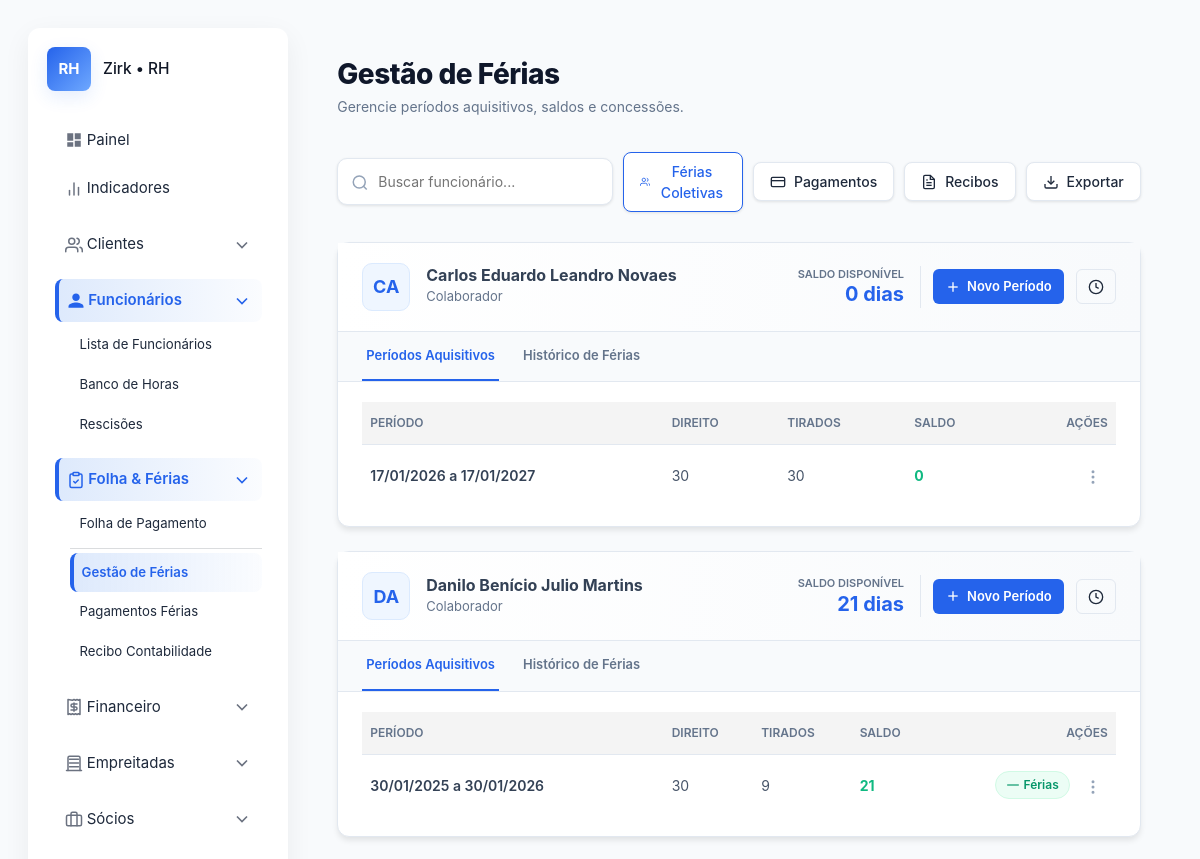
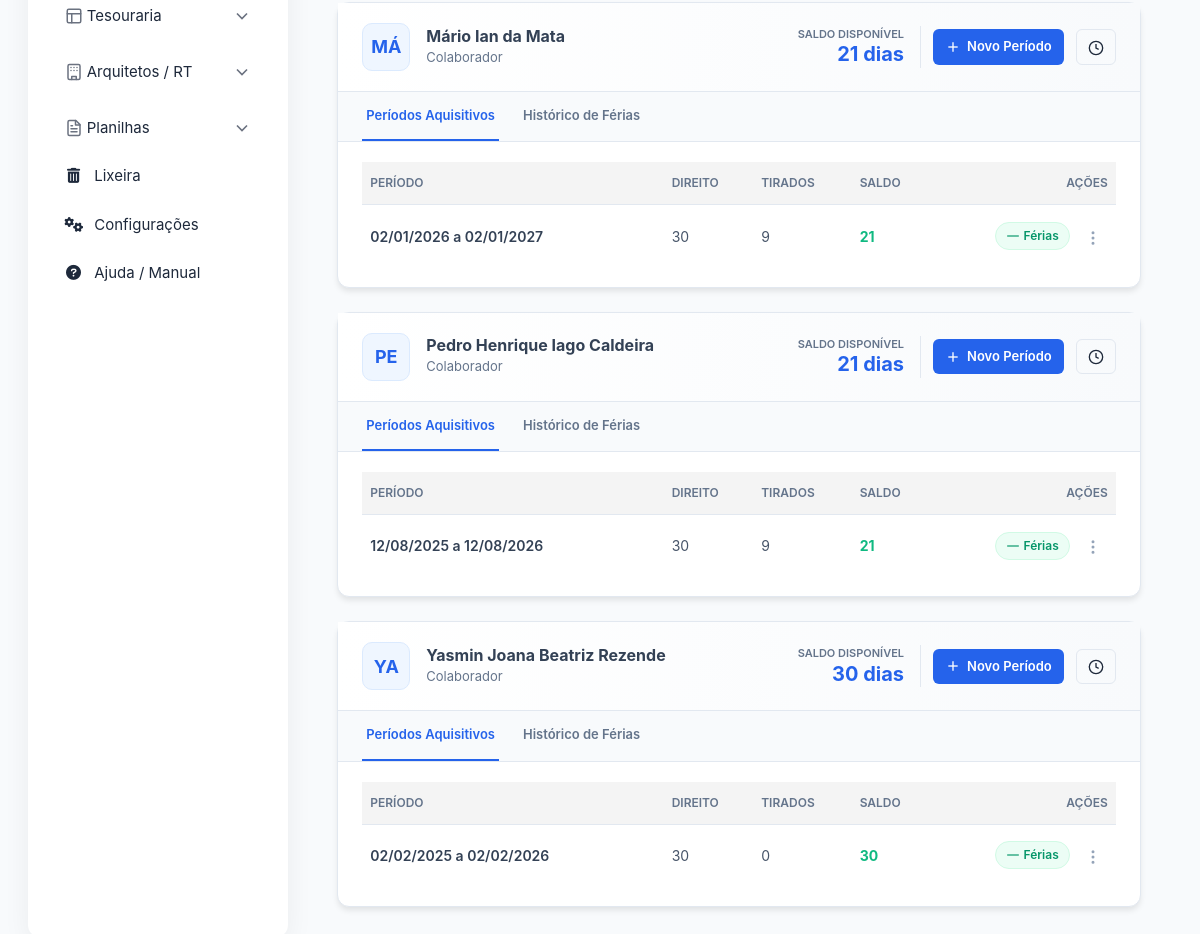
Screenshot of /ferias/ (signed in) with the database file from the repository (2 pictures, top to bottom).
### apps/funcionarios/models.py (models this page shows)
class Funcionario(SoftDeleteMixin):
    nome = models.CharField(max_length=200)
    data_nascimento = models.DateField(null=True, blank=True)
    natural_de = models.CharField(max_length=100, blank=True, null=True)
    sexo = models.CharField(
        max_length=1,
        choices=Sexo.choices,
        default=Sexo.OUTRO)
    grau_instrucao = models.IntegerField(choices=GrauInstrucao.choices, null=True, blank=True)
    estado_civil = models.CharField(max_length=3, choices=EstadoCivil.choices, blank=True, null=True)
    conjuge = models.CharField(max_length=200, blank=True, null=True)
    nome_pai = models.CharField(max_length=200, blank=True, null=True)
    nome_mae = models.CharField(max_length=200, blank=True, null=True)
    numero_filhos = models.PositiveIntegerField(default=0)
    def __str__(self):
        return self.nome

### apps/ferias/models.py (models this page shows, shortened)
class PeriodoAquisitivo(SoftDeleteMixin):
    funcionario = models.ForeignKey(Funcionario, on_delete=models.CASCADE, related_name='periodos_aquisitivos')
    data_inicio = models.DateField()
    data_fim = models.DateField()
    dias_direito = models.PositiveIntegerField(default=30)
    def __str__(self):
        return f"{self.funcionario.nome} - {self.data_inicio:%d/%m/%Y} a {self.data_fim:%d/%m/%Y}"
    def dias_gozados(self):
        total = 0
        for f in self.ferias_registradas.all(): #type: ignore
            total += max(0, (f.dias_tirados+ (f.faltas_justificadas_descontadas or 0)))
        return total
    def saldo_restante(self):
        saldo = self.dias_direito - self.dias_gozados()
        return max(0, saldo)

class Ferias(SoftDeleteMixin):
    periodo = models.ForeignKey(PeriodoAquisitivo, on_delete=models.CASCADE, related_name='ferias_registradas')
    dias_tirados = models.PositiveIntegerField()
    faltas_justificadas_descontadas = models.PositiveIntegerField(default=0)
    observacoes = models.TextField(blank=True)
    ferias_no_recesso_final_ano = models.PositiveIntegerField(default=0)
    ferias_no_carnaval = models.PositiveIntegerField(default=0)
    criado_em = models.DateTimeField(auto_now_add=True)

### apps/ferias/views.py (the view)
# urls.py: path('', views.listar_funcionarios, name='listar_funcionarios'),
@login_required
def listar_funcionarios(request):
    funcionarios = (
        Funcionario.objects
        .select_related("banco_horas")
        .prefetch_related("periodos_aquisitivos__ferias_registradas")
        .order_by("nome")
    )
    form_periodo = PeriodoAquisitivoForm()
    form_ferias = FeriasForm()
    form_ferias_coletivas = FeriasColetivasForm()
    return render(request, "core/ferias/listar_funcionarios.html", {
        "funcionarios": funcionarios,
        "form_periodo": form_periodo,
        "form_ferias": form_ferias,
        "form_ferias_coletivas": form_ferias_coletivas, # Passando para o template
    })

### apps/ferias/forms.py (shortened to what this page needs)
class PeriodoAquisitivoForm(forms.ModelForm):
    class Meta:
        model = PeriodoAquisitivo
        fields = ['funcionario', 'data_inicio', 'data_fim', 'dias_direito']
        widgets = {
            'funcionario': forms.Select(attrs={'class': 'form-select'}),
            'data_inicio': forms.DateInput(attrs={'type': 'date', 'class': 'form-control'}, format='%Y-%m-%d'),
            'data_fim': forms.DateInput(attrs={'type': 'date', 'class': 'form-control'}, format='%Y-%m-%d'),
            'dias_direito': forms.NumberInput(attrs={'class': 'form-control', 'max': 30}),
        }

### apps/configuracoes/context_processors.py (called while the page is built)
def configuracoes_globais(request):
    return {}

### apps/configuracoes/mixin.py (called while the page is built)
    def get_queryset(self):
        return super().get_queryset().filter(is_deleted=False)

### apps/ferias/service.py (called while the page is built, shortened)
def gerar_novo_periodo_aquisitivo(funcionario):
    if getattr(funcionario, 'is_deleted', False):
        return None
    if not hasattr(funcionario, 'dados_trabalhistas'):
        return None
    dados = funcionario.dados_trabalhistas
    data_admissao = dados.data_admissao_marcenaria or dados.data_admissao_contabilidade
    if not data_admissao:
        return None
    ultimo_periodo = funcionario.periodos_aquisitivos.order_by('-data_fim').first()
    hoje = timezone.now().date()
    data_limite_retroativa = hoje - relativedelta(years=2)
    data_inicio_calculada = None
    if not ultimo_periodo:
        data_inicio_calculada = data_admissao
    else:
        if ultimo_periodo.data_fim >= hoje:
            return None  # Período atual ainda está vigente
        data_inicio_calculada = ultimo_periodo.data_fim + timedelta(days=1)

def atualizar_todos_periodos():
    funcionarios = Funcionario.objects.all() # O SoftDeleteMixin já deve filtrar os deletados
    for func in funcionarios:
        if getattr(func, 'is_deleted', False):
            continue
        gerar_novo_periodo_aquisitivo(func)

### templates/core/ferias/listar_funcionarios.html (shortened to what this page needs)
{% extends "core/base.html" %}
{% load static %}
{% block content %}
<div class="rh-container">
    <div class="rh-header">
        <div class="rh-title">
            <h1>Gestão de Férias</h1>
            <p>Gerencie períodos aquisitivos, saldos e concessões.</p>
        </div>
        <div class="header-actions">
            <div class="search-bar">
                <span class="search-icon">
                    <svg width="18" height="18" viewBox="0 0 24 24" fill="none" stroke="currentColor" stroke-width="2"><circle cx="11" cy="11" r="8"></circle><line x1="21" y1="21" x2="16.65" y2="16.65"></line></svg>
                </span>
                <input id="searchInput" type="text" placeholder="Buscar funcionário..." onkeyup="filterEmployees()">
            </div>
            <button onclick="openModal('modalColetivas')" class="btn-nav" style="color: var(--primary); border-color: var(--primary);">
                <svg width="16" height="16" viewBox="0 0 24 24" fill="none" stroke="currentColor" stroke-width="2"><path d="M17 21v-2a4 4 0 0 0-4-4H5a4 4 0 0 0-4 4v2"></path><circle cx="9" cy="7" r="4"></circle><path d="M23 21v-2a4 4 0 0 0-3-3.87"></path><path d="M16 3.13a4 4 0 0 1 0 7.75"></path></svg>
                Férias Coletivas
            </button>
            <a href="{% url 'ferias:listar_pagamentos' %}" class="btn-nav">
                <svg width="16" height="16" viewBox="0 0 24 24" fill="none" stroke="currentColor" stroke-width="2"><rect x="2" y="5" width="20" height="14" rx="2"></rect><line x1="2" y1="10" x2="22" y2="10"></line></svg>
                Pagamentos
            </a>
            <a href="{% url 'ferias:listar_recibos' %}" class="btn-nav">
                Recibos
            </a>
            <a href="{% url 'ferias:exportar_planilha_ferias' %}" class="btn-nav" title="Baixar Planilha Geral">
                <svg width="16" height="16" viewBox="0 0 24 24" fill="none" stroke="currentColor" stroke-width="2"><path d="M21 15v4a2 2 0 0 1-2 2H5a2 2 0 0 1-2-2v-4"></path><polyline points="7 10 12 15 17 10"></polyline><line x1="12" y1="15" x2="12" y2="3"></line></svg>
                Exportar
            </a>
        </div>
    </div>
    <div class="rh-grid" id="employeesGrid">
        {% for funcionario in funcionarios %}
        <div class="employee-card" data-name="{{ funcionario.nome|lower }}">
            <div class="card-header">
                <div class="user-info">
                    <div class="avatar">{{ funcionario.nome|slice:":2"|upper }}</div>
                    <div class="user-details">
                        <h3>{{ funcionario.nome }}</h3>
                        <span>{{ funcionario.funcao|default:"Colaborador" }}</span>
                    </div>
                </div>
                <div class="card-actions">
                    <div class="saldo-badge">
                        <small>Saldo Disponível</small>
                        <strong id="saldo-display-{{ funcionario.id }}">--</strong>
                    </div>
                    <button onclick="openCreatePeriodo('{{ funcionario.id }}')" class="btn-action-sm">
                        <svg width="16" height="16" viewBox="0 0 24 24" fill="none" stroke="currentColor" stroke-width="2"><line x1="12" y1="5" x2="12" y2="19"></line><line x1="5" y1="12" x2="19" y2="12"></line></svg>
                        Novo Período
                    </button>
                    <a href="{% url 'banco_horas:registrar' %}?func={{ funcionario.id }}" class="btn-ghost-sm" title="Lançar Horas">
                        <svg width="16" height="16" viewBox="0 0 24 24" fill="none" stroke="currentColor" stroke-width="2"><circle cx="12" cy="12" r="10"></circle><polyline points="12 6 12 12 16 14"></polyline></svg>
                    </a>
                </div>
            </div>
            <div class="tabs-container">
                <div class="rh-tabs">
                    <div class="rh-tab active" onclick="switchTab(this, 'periodos-{{ funcionario.id }}')">Períodos Aquisitivos</div>
                    <div class="rh-tab" onclick="switchTab(this, 'ferias-{{ funcionario.id }}')">Histórico de Férias</div>
                </div>
            </div>
            <div id="periodos-{{ funcionario.id }}" class="tab-content active">
                {% if funcionario.periodos_aquisitivos.all %}
                <table class="rh-table">
                    <thead>
                        <tr>
                            <th style="width: 40%;">Período</th>
                            <th>Direito</th>
                            <th>Tirados</th>
                            <th>Saldo</th>
                            <th style="text-align: right;">Ações</th>
                        </tr>
                    </thead>
                    <tbody>
                        {% for periodo in funcionario.periodos_aquisitivos.all %}
                        <tr>
                            <td>
                                <div class="periodo-dates">{{ periodo.data_inicio|date:"d/m/Y" }} a {{ periodo.data_fim|date:"d/m/Y" }}</div>
                            </td>
                            <td>{{ periodo.dias_direito }}</td>
                            <td>{{ periodo.dias_gozados }}</td>
                            <td>
                                <span class="calc-saldo" data-emp="{{ funcionario.id }}" style="font-weight:700; color: {% if periodo.saldo_restante < 0 %}var(--danger){% else %}var(--success){% endif %}">
                                    {{ periodo.saldo_restante }}
                                </span>
                            </td>
                            <td style="text-align: right;">
                                <div style="display: flex; align-items: center; justify-content: flex-end; gap: 8px;">
                                    {% if periodo.saldo_restante > 0 %}
                                    <button class="btn-launch" onclick="openCreateFerias('{{ periodo.pk }}')">
                                        <svg width="14" height="14" viewBox="0 0 24 24" fill="none" stroke="currentColor" stroke-width="2"><path d="M2 12h20"></path></svg>
                                        Férias
                                    </button>
                                    {% endif %}
                                    <div class="action-menu">
                                        <button class="btn-icon" onclick="toggleMenu('menu-p-{{ periodo.pk }}')">
                                            <svg width="18" height="18" viewBox="0 0 24 24" fill="none" stroke="currentColor" stroke-width="2"><circle cx="12" cy="12" r="1"></circle><circle cx="12" cy="5" r="1"></circle><circle cx="12" cy="19" r="1"></circle></svg>
                                        </button>
                                    </div>
                                </div>
                            </td>
                        </tr>
                        {% endfor %}
                    </tbody>
                </table>
                {% else %}
                <div style="text-align: center; padding: 20px; color: var(--text-muted); font-size: 14px;">
                    Nenhum período aquisitivo cadastrado para este colaborador.
                </div>
                {% endif %}
            </div>
        </div>
        {% empty %}
        <div style="text-align: center; padding: 40px; color: var(--text-muted);">
            Nenhum funcionário encontrado.
        </div>
        {% endfor %}
    </div>
</div>
{% endblock %}

### static/core/css/style.css (style rules this page uses)
:root { --bg: #f5f7fb; --surface: #ffffff; --surface-secondary: #f7faff; --text: #111827; --text-secondary: #4b5563; --muted: #6b7280; --primary: #1f6feb; --primary-hover: #1a5dbd; --accent: #13a38c; --danger: #e5544b; --border-color: #e5e7eb; --input-bg: #fbfcfe; --input-border: #e7edf8; --table-header-bg: #f4f4f4; --table-row-hover: #f9f9f9; --nav-hover: #F3F6FB; --shadow-color: rgba(15, 23, 42, 0.06); --shadow-primary: rgba(31, 111, 235, 0.12); --radius: 10px; --gap: 18px; font-family: Inter, system-ui, -apple-system, "Segoe UI", Roboto, "Helvetica Neue", Arial; font-size: 15px; }
* { box-sizing: border-box; }
html, body { height: 100%; margin: 0; background: var(--bg); color: var(--text); -webkit-font-smoothing: antialiased; }
a:not(.btn), a:not(.btn):link, a:not(.btn):visited, a:not(.btn):hover, a:not(.btn):active, a:not(.btn):focus { text-decoration: none !important; color: inherit !important; }
button { font: inherit; }
table { width: 100%; border-collapse: collapse; font-size: 0.95rem; }
thead th { text-align: left; padding: 10px 8px; color: var(--muted); font-weight: 700; border-bottom: 1px solid var(--border-color); }
th, td { padding: 12px 20px; text-align: left; border-bottom: 1px solid var(--border-color); color: var(--text); }
th { background-color: var(--table-header-bg); }

### rows the page displays
Funcionario: nome "CA", nome "Carlos Eduardo Leandro Novaes", funcao "Colaborador"
PeriodoAquisitivo: data_inicio "17/01/2026", data_fim "17/01/2027", dias_direito "30", dias_gozados "30", saldo_restante "0"
Funcionario: nome "DA", nome "Danilo Benício Julio Martins", funcao "Colaborador"
PeriodoAquisitivo: data_inicio "30/01/2025", data_fim "30/01/2026", dias_direito "30", dias_gozados "9", saldo_restante "21"
Funcionario: nome "MÁ", nome "Mário Ian da Mata", funcao "Colaborador"
PeriodoAquisitivo: data_inicio "02/01/2026", data_fim "02/01/2027", dias_direito "30", dias_gozados "9", saldo_restante "21"
Funcionario: nome "PE", nome "Pedro Henrique Iago Caldeira", funcao "Colaborador"
PeriodoAquisitivo: data_inicio "12/08/2025", data_fim "12/08/2026", dias_direito "30", dias_gozados "9", saldo_restante "21"
Funcionario: nome "YA", nome "Yasmin Joana Beatriz Rezende", funcao "Colaborador"
PeriodoAquisitivo: data_inicio "02/02/2025", data_fim "02/02/2026", dias_direito "30", dias_gozados "0", saldo_restante "30"
